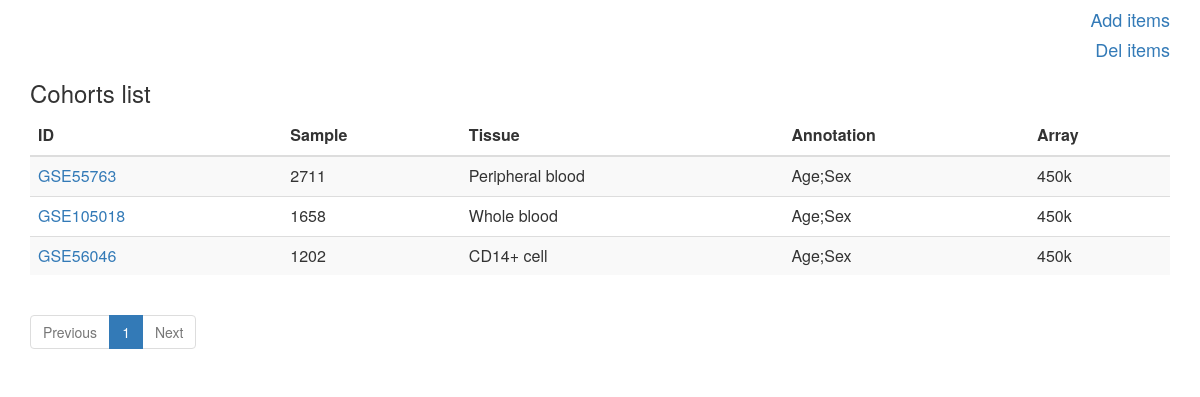
The page / on the database its author committed.
### cohort/models.py (models this page shows, shortened)
class cohort(models.Model):
    ids = models.CharField(max_length=50, verbose_name='ID')
    count = models.IntegerField(verbose_name='Sample')
    tissue = models.CharField(max_length=256, verbose_name='Tissue')
    annotation = models.CharField(max_length=256, verbose_name='Annotation')
    array = models.CharField(max_length=20, verbose_name='Array')
    note = models.CharField(max_length=256, verbose_name='Note')
    project = models.CharField(max_length=256, verbose_name='Project')
    class Meta:
        verbose_name = 'Cohorts'

### cohort/views.py (the view)
# urls.py: path('', views.homeview, name='Cohorts'),
def homeview(request, glist=None):
    if glist is None:
        cohort_list = cohort.objects.all().order_by('-count')
    else:
        cohort_list = glist
    if cohort_list:
        paginator = Paginator(cohort_list, 10)
        page = request.GET.get('page')
        page_obj = paginator.get_page(page)
        return render(request, 'home.html',
                      {'page_obj': page_obj, 'paginator': paginator,
                       'is_paginated': True,})
    else:
        return render(request, 'home.html')

### cohort/templates/home.html
{% extends "base.html" %}
{% block content %}
<h4 align="right">
    <a href={% url 'add_cohort' %}>Add items</a>
</h4>
<h4 align="right">
    <a href={% url 'delete_cohort' %}>Del items</a>
</h4>
{% if page_obj %}
<h3>Cohorts list</h3>
<table class="table table-striped">
    <thead>
        <tr>
            <th>ID</th>
            <th>Sample</th>
            <th>Tissue</th>
            <th>Annotation</th>
            <th>Array</th>
        </tr>
    </thead>
    <tbody>
     {% for gsm in page_obj %}
        <tr>
            <td>
                <a href="{% url 'single_cohort' %}?gse={{ gsm.ids }}"  target="_blank">
                    {{ gsm.ids }}
                </a>
            </td>
            <td>
            {{ gsm.count }}
            </td>
            <td>
            {{ gsm.tissue }}
            </td>
            <td>
             {{ gsm.annotation }}
            </td>
            <td>
             {{ gsm.array }}
            </td>
     {% endfor %}
        </tr>
    </tbody>
</table>
{% else %}
    <p>No results available.</p>
{% endif %}
{% if is_paginated %}
    <ul class="pagination">
        {% if page_obj.has_previous %}
            <li class="page-item">
                <a class="page-link" href="?{{ searchs }}&page={{ page_obj.previous_page_number }}">Previous</a>
            </li>
        {% else %}
            <li class="page-item disabled">
                <span class="page-link">Previous</span>
            </li>
        {% endif %}
        {% for i in paginator.page_range %}
            {% if page_obj.number == i %}
                <li class="page-item active">
                    <span class="page-link"> {{ i }} <span class="sr-only">(current)</span></span>
                </li>
            {% else %}
                <li class="page-item"><a class="page-link" href="?{{ searchs }}&page={{ i }}">{{ i }}</a></li>
            {% endif %}
        {% endfor %}
        {% if page_obj.has_next %}
            <li class="page-item">
                <a class="page-link" href="?{{ searchs }}&page={{ page_obj.next_page_number }}">Next</a>
            </li>
        {% else %}
            <li class="page-item disabled">
                <span class="page-link">Next</span>
            </li>
        {% endif %}
    </ul>
{% endif %}
{% endblock %}

### cohort/templates/base.html (shortened to what this page needs)
{% load static %}
<html lang="en">
<head>
<link rel="stylesheet" href="https://maxcdn.bootstrapcdn.com/bootstrap/3.3.5/css/bootstrap.min.css">
</head>
<body>
<main>
    <div class="container">
    {% block content %}{% endblock %}
        </div>
</main>
</body>
</html>

### cohort/templates/base.html (style rules this page uses)
ul li { display:inline; list-style-type:none; }

### rows shown on the page
cohort: ids "GSE55763", count "2711", tissue "Peripheral blood", annotation "Age;Sex", array "450k"
cohort: ids "GSE105018", count "1658", tissue "Whole blood", annotation "Age;Sex", array "450k"
cohort: ids "GSE56046", count "1202", tissue "CD14+ cell", annotation "Age;Sex", array "450k"

### other values the page prints
{{ i }} "1"
